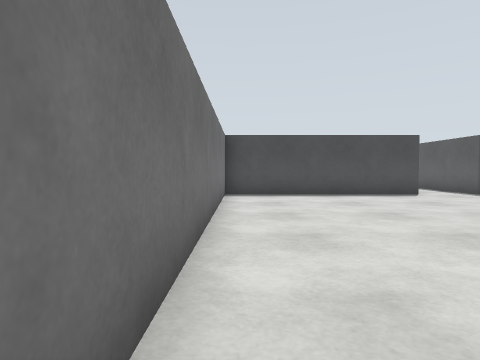
View 1 (above)

16 first-person views from a walk through a world built for the Gazebo simulator. The camera is 0.86 m above the floor, tilts 2° down and sees 75° across. The floor is counted in squares, 1 m on a side. Each view is taken from the middle of a square. On the plan, view 1 faces up. The plan holds only what a view shows up to about 11 squares ahead; the rest is blank.

View 2
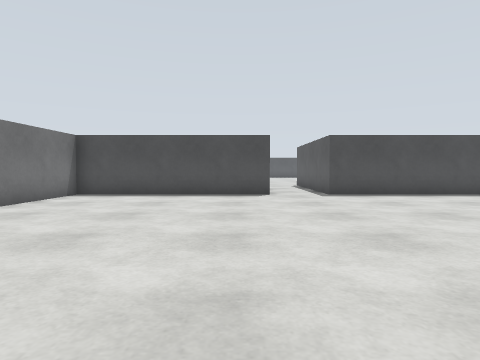

View 3
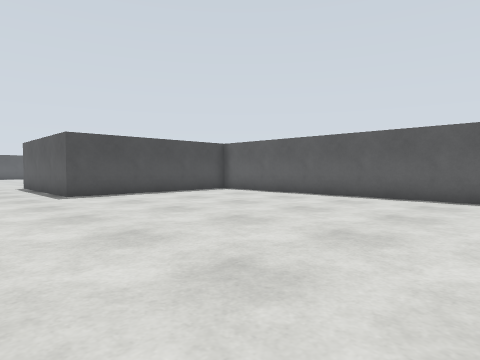

View 4
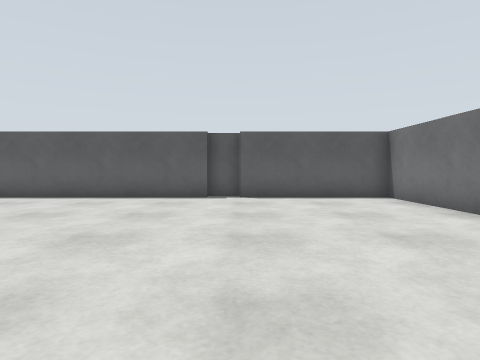

View 5
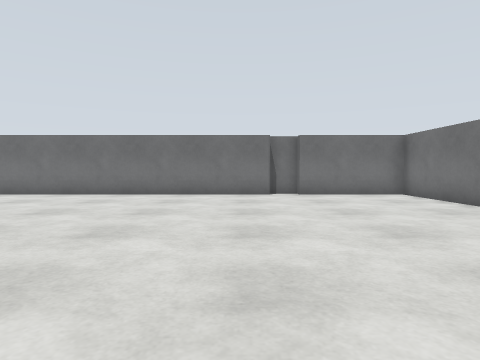

View 6
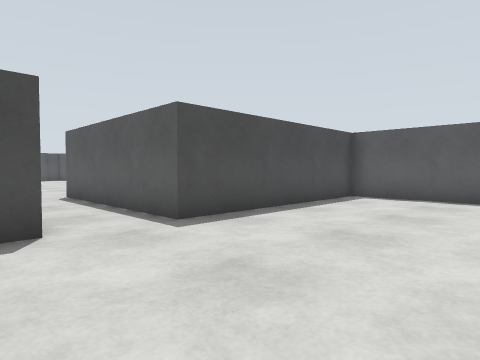

View 7
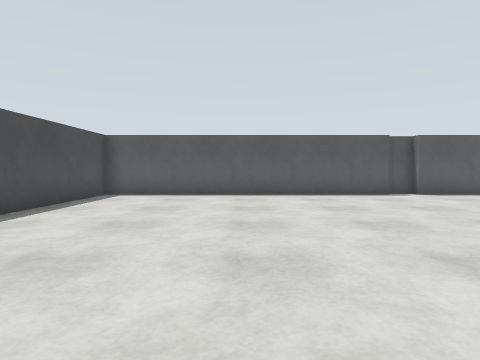

View 8
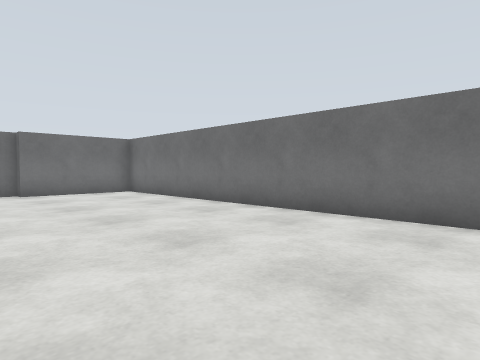

View 9
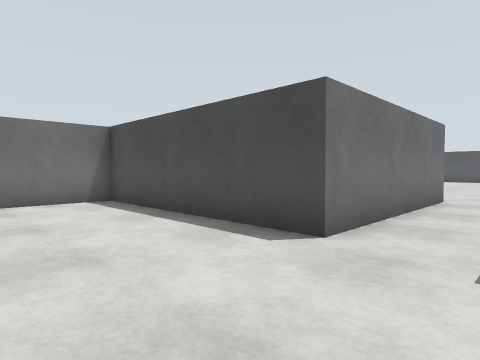

View 10
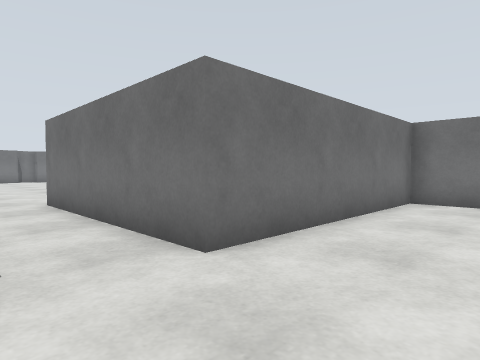

View 11
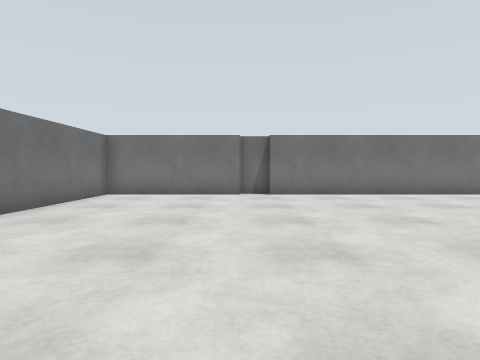

View 12
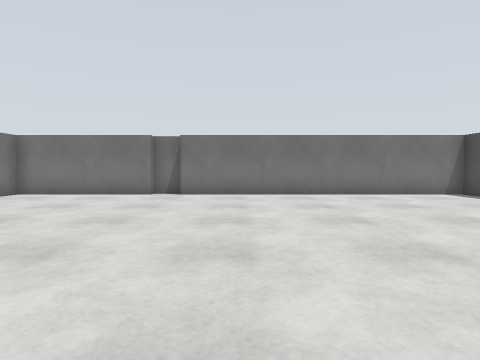

View 13
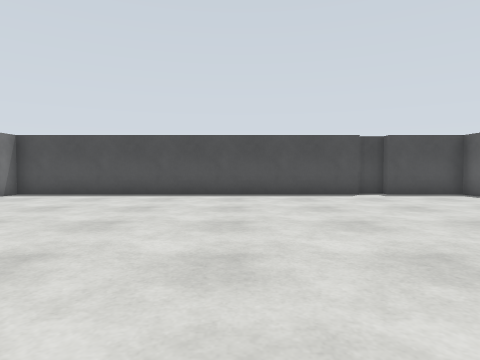

View 14
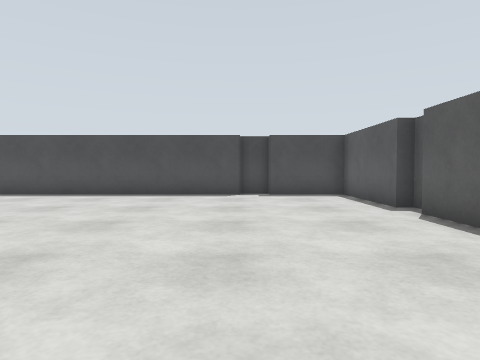

View 15
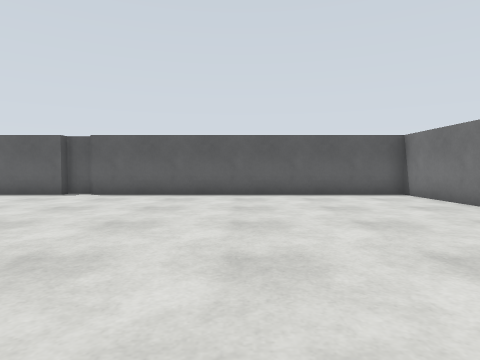

View 16
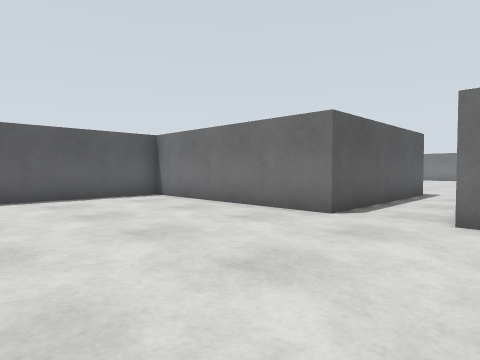

### Floor plan
Points are (right, up) in squares from view 1. A wall is a line through its corners. A room is listed if a view was taken in it or the views show most of it. See-through windows are left out.
Room 1 (views 1, 2, 3, 4, 5, 6, 7, 8, 9)
walls: (14.5, 1.4) (14.5, 10.5) (8, 10.5) (8, 16.5); (4.5, -4.5) (14.5, -4.5) (14.5, -0.4); (6, 16.5) (6, 10.5) (-0.5, 10.5) (-0.5, -4.5) (2.6, -4.5)
ways out: opening at (7, 16) to room 2
objects: other object (3, -5); grey box (15, 0); other object (15, 1)
Room 2 (views 10, 11, 12, 13, 14, 15, 16)
walls: (8, 16.5) (14.5, 16.5) (14.5, 26.5); (-0.5, 20.6) (-0.5, 16.5) (6, 16.5); (10.5, 31.5) (-0.5, 31.5) (-0.5, 22.4); (14.5, 28.4) (14.5, 31.5) (12.4, 31.5)
ways out: opening at (7, 16) to room 1
objects: other object (-1, 21); other object (-1, 22); grey box (12, 32); grey box (15, 28)

Where each view was taken, in squares from view 1:
view 1: 0 up, 0 right, facing up
view 2: 0 up, 5 right, facing up
view 3: 0 up, 5 right, facing up-right
view 4: 0 up, 5 right, facing right
view 5: 6 up, 5 right, facing down
view 6: 6 up, 5 right, facing up-right
view 7: 6 up, 4 right, facing right
view 8: 7 up, 5 right, facing down-left
view 9: 7 up, 8 right, facing up-left
view 10: 19 up, 8 right, facing down-left
view 11: 21 up, 10 right, facing left
view 12: 24 up, 10 right, facing left
view 13: 21 up, 7 right, facing up
view 14: 21 up, 11 right, facing up
view 15: 22 up, 4 right, facing right
view 16: 22 up, 5 right, facing down-right
